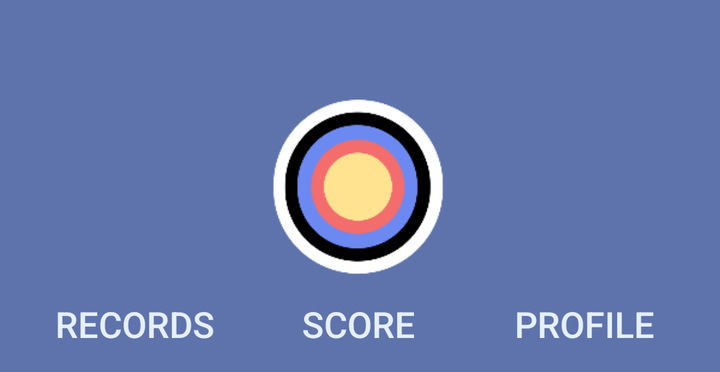
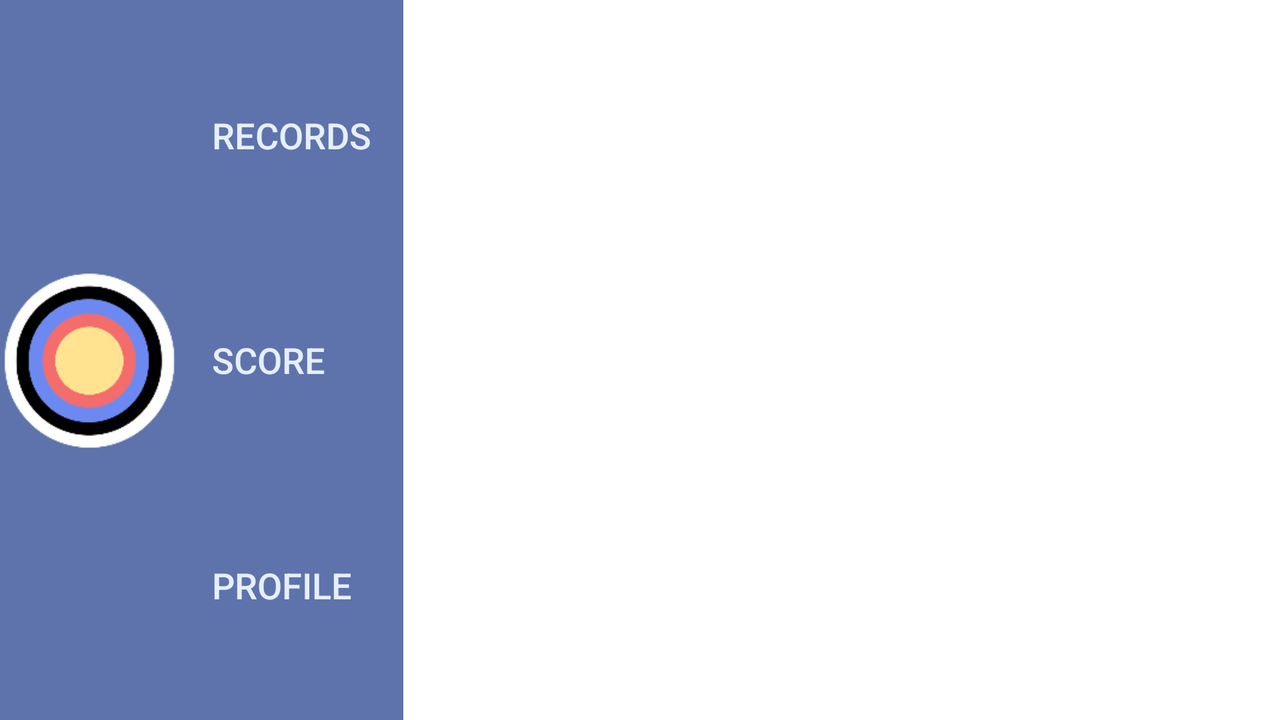

One screen, two layout resources from the same app: the default and the repository's alternative for another configuration. Each is rendered where Android would select it; the XML of both is given below.
<!-- AndroidManifest.xml: application theme Theme.RecordArcheryScoring -->
<!-- res/layout/activity_navbar.xml -->
<?xml version="1.0" encoding="utf-8"?>
<androidx.constraintlayout.widget.ConstraintLayout xmlns:android="http://schemas.android.com/apk/res/android"
    xmlns:app="http://schemas.android.com/apk/res-auto"
    xmlns:tools="http://schemas.android.com/tools"
    android:id="@+id/constraintLayout"
    android:layout_width="match_parent"
    android:layout_height="wrap_content"
    android:alpha="1"
    android:background="@color/darker"
    app:cardElevation="12dp"
    app:layout_constraintEnd_toEndOf="parent"
    app:layout_constraintStart_toStartOf="parent"
    app:layout_constraintTop_toTopOf="parent">

    <Button
        android:id="@+id/recordsButton"
        style="@style/Widget.AppCompat.Button.Borderless"
        android:layout_width="wrap_content"
        android:layout_height="wrap_content"
        android:text="@string/records"
        android:textSize="18sp"
        app:layout_constraintEnd_toEndOf="@+id/trophy"
        app:layout_constraintStart_toStartOf="@+id/trophy"
        app:layout_constraintTop_toBottomOf="@+id/trophy" />

    <Button
        android:id="@+id/scoreButton"
        style="@style/Widget.AppCompat.Button.Borderless"
        android:layout_width="wrap_content"
        android:layout_height="wrap_content"
        android:text="@string/score"
        android:textSize="18sp"
        app:layout_constraintEnd_toEndOf="@+id/target"
        app:layout_constraintStart_toStartOf="@+id/target"
        app:layout_constraintTop_toBottomOf="@+id/target" />

    <Button
        android:id="@+id/profileButton"
        style="@style/Widget.AppCompat.Button.Borderless"
        android:layout_width="wrap_content"
        android:layout_height="wrap_content"
        android:text="@string/profile"
        android:textSize="18sp"
        app:layout_constraintEnd_toEndOf="@+id/profile"
        app:layout_constraintStart_toStartOf="@+id/profile"
        app:layout_constraintTop_toBottomOf="@+id/profile" />

    <ImageView
        android:id="@+id/profile"
        android:layout_width="90dp"
        android:layout_height="90dp"
        android:clickable="true"
        app:layout_constraintBottom_toBottomOf="parent"
        app:layout_constraintEnd_toEndOf="parent"
        app:layout_constraintStart_toEndOf="@+id/target"
        app:layout_constraintTop_toTopOf="parent"
        app:srcCompat="@drawable/person_icon"
        app:tint="@color/altWhite" />

    <ImageView
        android:id="@+id/trophy"
        android:layout_width="90dp"
        android:layout_height="90dp"
        android:backgroundTint="#FFFFFF"
        android:clickable="true"
        app:layout_constraintBottom_toBottomOf="parent"
        app:layout_constraintEnd_toStartOf="@+id/target"
        app:layout_constraintStart_toStartOf="parent"
        app:layout_constraintTop_toTopOf="parent"
        app:srcCompat="@drawable/trophy"
        app:tint="@color/altWhite" />

    <ImageView
        android:id="@+id/target"
        android:layout_width="90dp"
        android:layout_height="90dp"
        app:layout_constraintBottom_toBottomOf="parent"
        app:layout_constraintEnd_toEndOf="parent"
        app:layout_constraintHorizontal_bias="0.498"
        app:layout_constraintStart_toStartOf="parent"
        app:layout_constraintTop_toTopOf="parent"
        app:srcCompat="@drawable/target" />
</androidx.constraintlayout.widget.ConstraintLayout>
<!-- resources referenced by this layout -->
<resources>
  <color name="altWhite">#f2f4fa</color>
  <color name="darker">#5E73AB</color>
  <!-- drawable target: png bitmap (drawable, 11701 bytes) -->
  <string name="profile">Profile</string>
  <string name="records">Records</string>
  <string name="score">Score</string>
  <style name="Theme.RecordArcheryScoring" parent="Theme.MaterialComponents.DayNight.DarkActionBar">
          
          <item name="colorPrimary">@color/primary</item>
          <item name="colorPrimaryVariant">@color/darker</item>
          <item name="colorOnPrimary">@color/background</item>
          <item name="android:textColor">@color/altBlack</item>
  
          
          <item name="android:statusBarColor">@color/navy</item>
          
      </style>
  <color name="primary">#94A7E3</color>
  <color name="background">#E6EFFF</color>
  <color name="altBlack">#002351</color>
  <color name="navy">#002A59</color>
</resources>
<!-- res/layout-land/activity_navbar.xml (the repository's variant of the layout above) -->
<!-- drawn on the phone turned sideways -->
<?xml version="1.0" encoding="utf-8"?>
<androidx.constraintlayout.widget.ConstraintLayout xmlns:android="http://schemas.android.com/apk/res/android"
    xmlns:app="http://schemas.android.com/apk/res-auto"
    xmlns:tools="http://schemas.android.com/tools"
    android:id="@+id/constraintLayout"
    android:layout_width="wrap_content"
    android:layout_height="match_parent"
    android:alpha="1"
    android:background="@color/darker"
    app:cardElevation="12dp"
    app:layout_constraintEnd_toEndOf="parent"
    app:layout_constraintStart_toStartOf="parent"
    app:layout_constraintTop_toTopOf="parent">

    <Button
        android:id="@+id/recordsButton"
        style="@style/Widget.AppCompat.Button.Borderless"
        android:layout_width="wrap_content"
        android:layout_height="wrap_content"
        android:text="@string/records"
        android:textSize="18sp"
        app:layout_constraintBottom_toBottomOf="@+id/trophy"
        app:layout_constraintStart_toEndOf="@+id/trophy"
        app:layout_constraintTop_toTopOf="@+id/trophy" />

    <Button
        android:id="@+id/scoreButton"
        style="@style/Widget.AppCompat.Button.Borderless"
        android:layout_width="wrap_content"
        android:layout_height="wrap_content"
        android:text="@string/score"
        android:textSize="18sp"
        app:layout_constraintBottom_toBottomOf="@+id/target"
        app:layout_constraintStart_toEndOf="@+id/target"
        app:layout_constraintTop_toTopOf="@+id/target" />

    <Button
        android:id="@+id/profileButton"
        style="@style/Widget.AppCompat.Button.Borderless"
        android:layout_width="wrap_content"
        android:layout_height="wrap_content"
        android:text="@string/profile"
        android:textSize="18sp"
        app:layout_constraintBottom_toBottomOf="@+id/profile"
        app:layout_constraintStart_toEndOf="@+id/profile"
        app:layout_constraintTop_toTopOf="@+id/profile" />

    <ImageView
        android:id="@+id/profile"
        android:layout_width="90dp"
        android:layout_height="90dp"
        android:clickable="true"
        app:layout_constraintBottom_toBottomOf="parent"
        app:layout_constraintStart_toStartOf="parent"
        app:layout_constraintTop_toBottomOf="@+id/target"
        app:srcCompat="@drawable/person_icon"
        app:tint="@color/altWhite" />

    <ImageView
        android:id="@+id/trophy"
        android:layout_width="90dp"
        android:layout_height="90dp"
        android:backgroundTint="#FFFFFF"
        android:clickable="true"
        app:layout_constraintBottom_toTopOf="@+id/target"
        app:layout_constraintTop_toTopOf="parent"
        app:srcCompat="@drawable/trophy"
        app:tint="@color/altWhite" />

    <ImageView
        android:id="@+id/target"
        android:layout_width="90dp"
        android:layout_height="90dp"
        app:layout_constraintBottom_toBottomOf="parent"
        app:layout_constraintStart_toStartOf="parent"
        app:layout_constraintTop_toTopOf="parent"
        app:srcCompat="@drawable/target" />
</androidx.constraintlayout.widget.ConstraintLayout>
